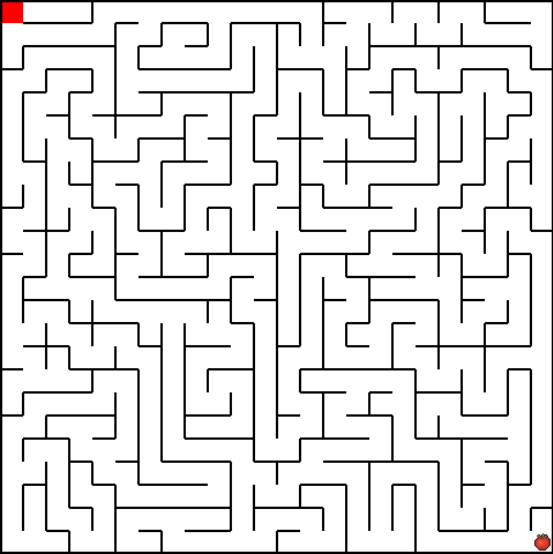
#> input picture Mazes/Maze.toys/Screenshot 2024-11-17 180352.png, 553 x 554 px
$ jupyter execute Depth-first.ipynb
#> lines starting #> are read from the running program, lines starting #| are printed output that depends on the picture; after the words box and inside, x2 and y2 are one past the last pixel; in counts of white or black regions, pixels touching at a corner belong together
## DEPTH FIRST SEARCH ALGORITHM

[cell 1]
import matplotlib.pylab as plt
from skimage.morphology import skeletonize
import numpy as np

### Import of images and definition of start and end points

[cell 2]
img_name = 'Mazes/Maze.toys/Screenshot 2024-11-17 180352.png' # File name
rgb_img = plt.imread(img_name)
#> rgb_img is the input picture: shape (554, 553, 4) float32; mean R, G, B, A 0.895, 0.893, 0.893, 1

plt.figure(figsize=(14, 14))
plt.imshow(rgb_img)
x0, y0 = 10, 10 # Start Point
x1, y1 = 540, 540 # End Point

plt.plot(x0, y0, 'gx', markersize=14)
plt.plot(x1, y1, 'rx', markersize=14)
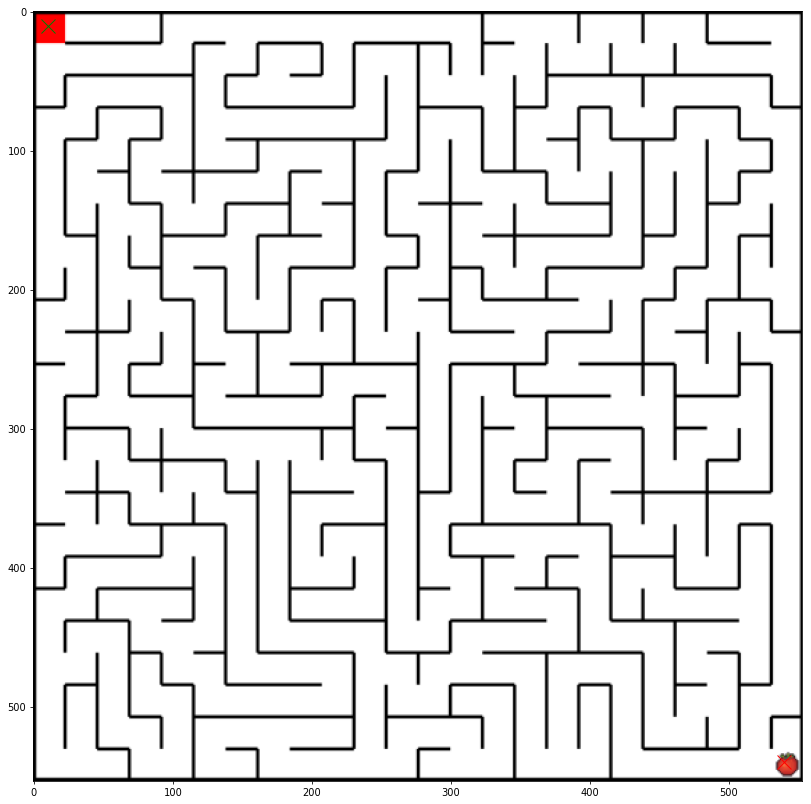
#> figure drawn by matplotlib, 1 panel

### Skeleton path of image calculation

[cell 3]
if rgb_img.shape.__len__() > 2:
    thr_img = rgb_img[:, :, 0] > np.max(rgb_img[:, :, 0]) / 2
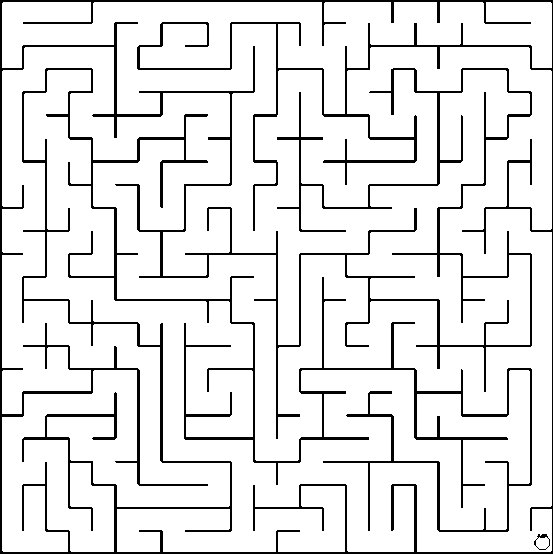
#> thr_img: shape (554, 553) bool; 89.9% white; 2 black regions, box (x1, y1, x2, y2) and area: (0, 0, 553, 554) 30901, (534, 534, 550, 550) 66
else:
    thr_img = rgb_img > np.max(rgb_img) / 2

skeleton = skeletonize(thr_img)
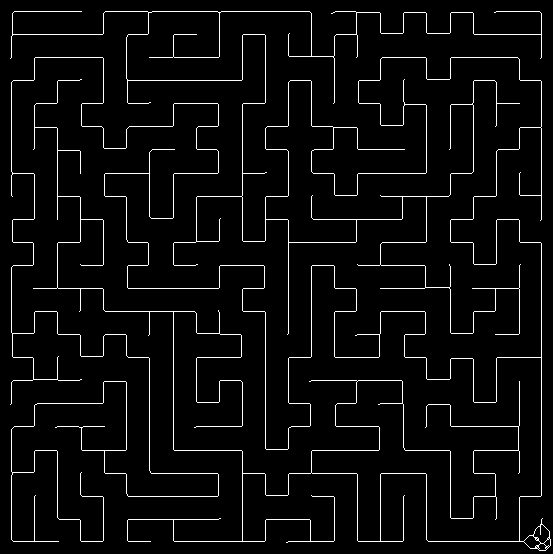
#> skeleton: shape (554, 553) bool; 4.2% white in thin lines or dots

plt.figure(figsize=(14, 14))
plt.imshow(skeleton)

# map of routes.
mapT = ~skeleton
#> mapT: shape (554, 553) bool; 95.8% white; black in thin lines or dots
plt.imshow(mapT)
plt.plot(x0, y0, 'gx', markersize=14)
plt.plot(x1, y1, 'rx', markersize=14)
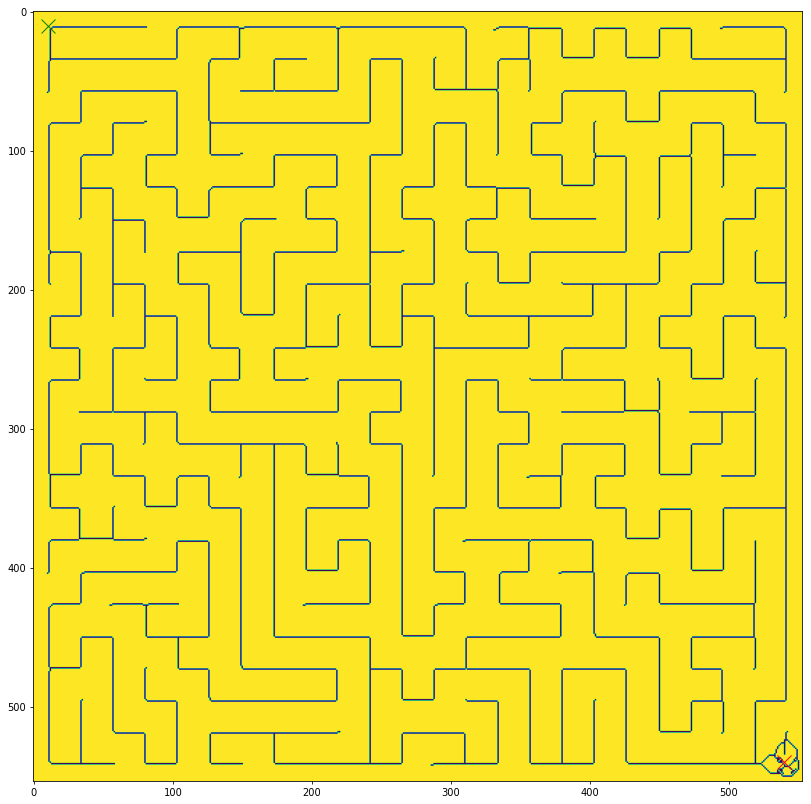
#> figure drawn by matplotlib, 1 panel

### Breadth first search algorithm

[cell 4]
_mapt = np.copy(mapT)

# searching for our end point and connect to the path.
boxr = 30

# Just a little safety check, if the points are too near the edge, it will error.
if y1 < boxr: y1 = boxr
if x1 < boxr: x1 = boxr

cpys, cpxs = np.where(_mapt[y1 - boxr:y1 + boxr, x1 - boxr:x1 + boxr] == 0)
#> cpys = 177 values from 0 to 40; cpxs = 177 values, max 40 at index 97, min 0 at index 105, mean 24.14
# calibrate points to main scale.
cpys += y1 - boxr
#> cpys = 177 values from 510 to 550
cpxs += x1 - boxr
#> cpxs = 177 values, max 550 at index 97, min 510 at index 105, mean 534.1
# find closest point of possible path end points
idx = np.argmin(np.sqrt((cpys - y1) ** 2 + (cpxs - x1) ** 2))
#> idx = 119
y, x = cpys[idx], cpxs[idx]
#> y = 541; x = 539

pts_x = [x]
#> pts_x = [539]
pts_y = [y]
#> pts_y = [541]
pts_c = [0]

# mesh of displacements.
xmesh, ymesh = np.meshgrid(np.arange(-1, 2), np.arange(-1, 2))
ymesh = ymesh.reshape(-1)
xmesh = xmesh.reshape(-1)

dst = np.zeros((thr_img.shape))

# Depth-first algorithm exploring a tree
while True:
    # update distance.
    idc = -1
    ct = pts_c.pop(idc)
    x = pts_x.pop(idc)
    y = pts_y.pop(idc)
    # Search 3x3 neighbourhood for possible
    ys, xs = np.where(_mapt[y - 1:y + 2, x - 1:x + 2] == 0)
    # Invalidate these point from future searches.
    _mapt[ys + y - 1, xs + x - 1] = ct
    _mapt[y, x] = 9999999
    # set the distance in the distance image.
    dst[ys + y - 1, xs + x - 1] = ct + 1
    # extend our list.
    pts_x.extend(xs + x - 1)
    pts_y.extend(ys + y - 1)
    pts_c.extend([ct + 1] * xs.shape[0])
    # If we run out of points.
    if pts_x == []:
        break
    if np.sqrt((x - x0) ** 2 + (y - y0) ** 2) < boxr:
        edx = x
        edy = y
        break
#> this loop made 7228 passes
#> (x, y, ys, xs) on passes 2 to 4: (540, 542, [1, 2, 2], [1, 1, 2]), (541, 543, [1], [2]), (542, 543, [1], [2])
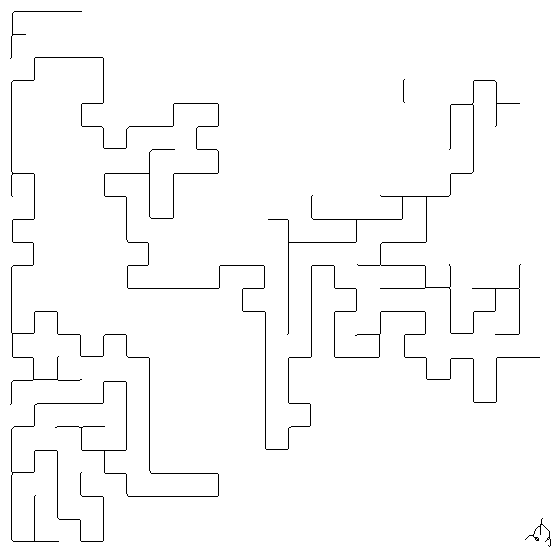
#> _mapt: shape (554, 553) bool; 98.1% white; black in thin lines or dots
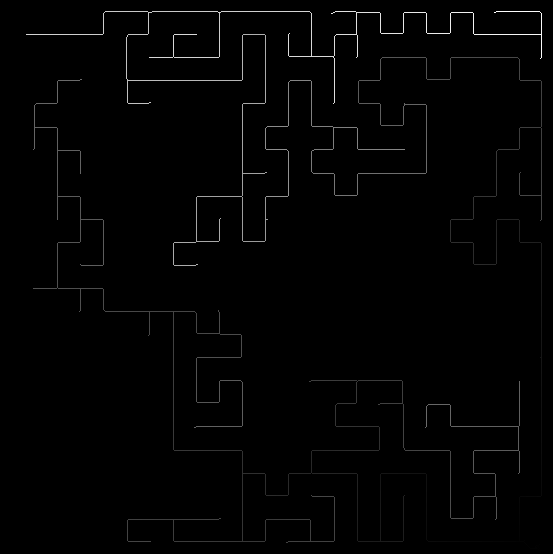
#> dst: shape (554, 553) float64; min 0, max 2912, mean 28.5; drawn with min black and max white
#> after the loop, pts_c = [1, 1, 2, 2, 5, 8, 8, 9, 10, 19, 21, 25, 39, 245, 1145, 1146, 1738, 1739, 1849, 2418]; pts_x = [538, 539, 540, 540, 544, 547, 545, 545, 548, 537, 537, 535, 524, 540, 404, 404, 265, 267, 242, 26]; pts_y = [540, 541, 542, 543, 542, 546, 547, 548, 547, 548, 546, 547, 540, 357, 104, 103, 219, 219, 173, 34]
plt.figure(figsize=(14, 14))
plt.imshow(dst)

path_x = []
path_y = []

y = edy
x = edx
# Traces best path
while True:
    nbh = dst[y - 1:y + 2, x - 1:x + 2]
    nbh[1, 1] = 9999999
    nbh[nbh == 0] = 9999999
    # If we reach a dead-end
    if np.min(nbh) == 9999999:
        break
    idx = np.argmin(nbh)
    # find direction
    y += ymesh[idx]
    x += xmesh[idx]

    if np.sqrt((x - x1) ** 2 + (y - y1) ** 2) < boxr:
        print('Optimum route found.')
        break
    path_y.append(y)
    path_x.append(x)
#> this loop made 2354 passes
#> after the loop, path_x = 2353 values, max 541 at index 1640, min 28 at index 0, mean 361.9; path_y = 2353 values, max 518 at index 2352, min 11 at index 97, mean 159.2; x = 519; y = 519

### The moment of truth

[cell 5]
plt.figure(figsize=(14, 14))
plt.imshow(rgb_img)
plt.plot(path_x, path_y, 'r-', linewidth=5)
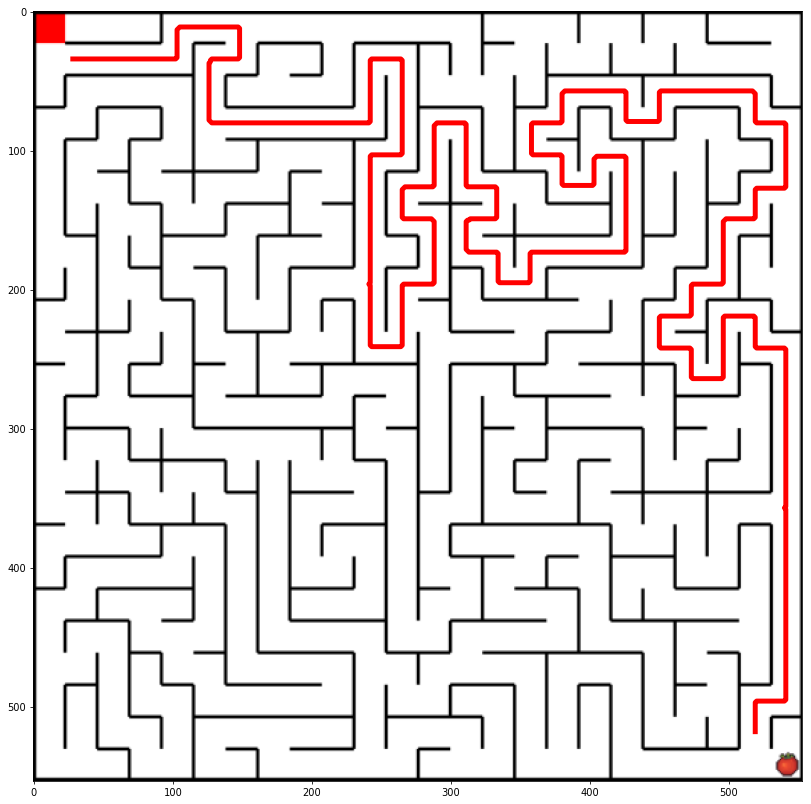
#> figure drawn by matplotlib, 1 panel

$ run again, with Mazes/Maze.toys/Screenshot 2024-05-15 163044.png copied over Mazes/Maze.toys/Screenshot 2024-11-17 180352.png
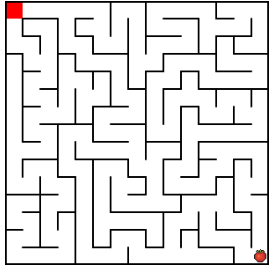
#> input picture Mazes/Maze.toys/Screenshot 2024-05-15 163044.png, 272 x 267 px
#> rgb_img is the input picture: shape (267, 272, 4) float32; mean R, G, B, A 0.891, 0.887, 0.887, 1
#> `thr_img = rgb_img[:, :, 0] > np.max(rgb_img[:, :, 0]) / 2`:
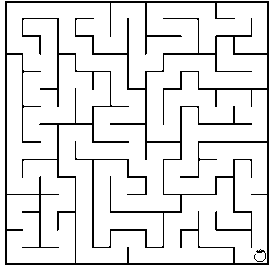
#> thr_img: shape (267, 272) bool; 89.6% white; black in thin lines or dots
#> skeleton: shape (267, 272) bool; 6.8% white in thin lines or dots
#> mapT: shape (267, 272) bool; 93.2% white; black in thin lines or dots
#> `[cell 3] if rgb_img.shape.__len__() > 2: thr_img = rgb_img[:, :, 0] > ..`:
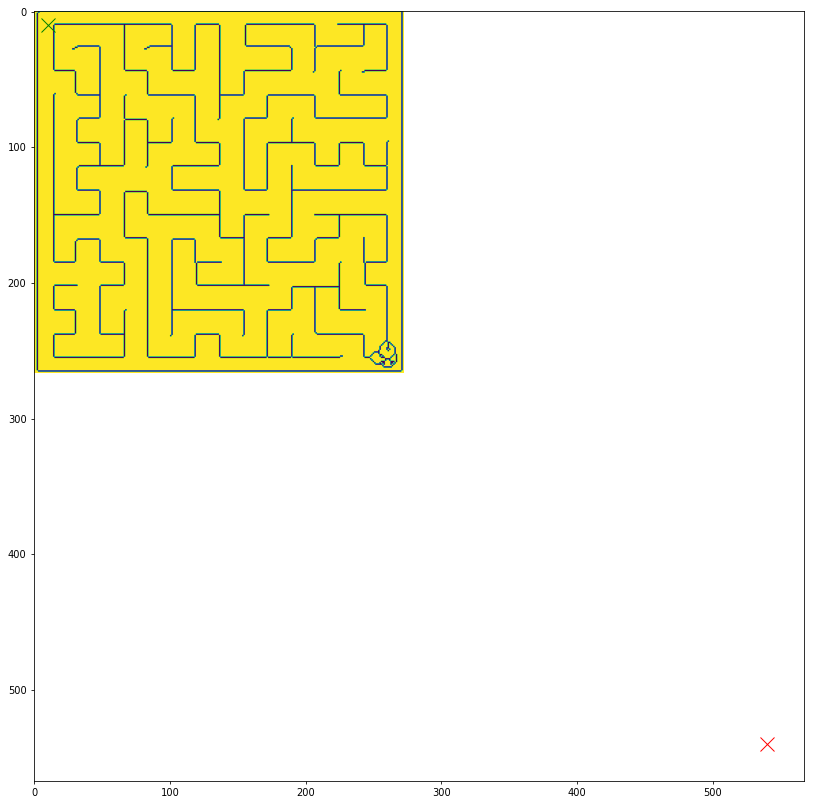
#> figure drawn by matplotlib, 1 panel
#> cpys = empty array

$ run again, with Mazes/Maze.toys/Screenshot 2024-05-15 164633.png copied over Mazes/Maze.toys/Screenshot 2024-11-17 180352.png
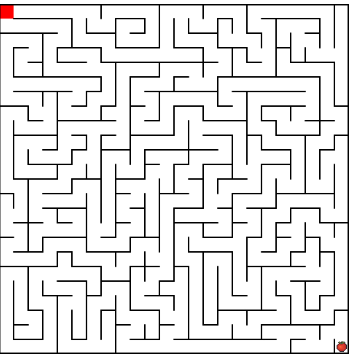
#> input picture Mazes/Maze.toys/Screenshot 2024-05-15 164633.png, 351 x 357 px
#> rgb_img is the input picture: shape (357, 351, 4) float32; mean R, G, B, A 0.898, 0.896, 0.896, 1
#> `thr_img = rgb_img[:, :, 0] > np.max(rgb_img[:, :, 0]) / 2`:
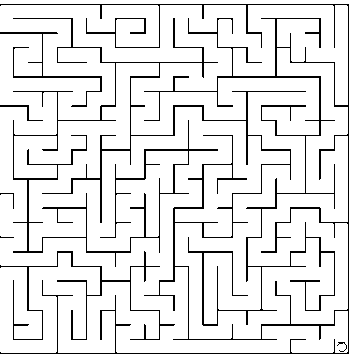
#> thr_img: shape (357, 351) bool; 90.6% white; black in thin lines or dots
#> skeleton: shape (357, 351) bool; 7.4% white in thin lines or dots
#> mapT: shape (357, 351) bool; 92.6% white; black in thin lines or dots
#> `[cell 3] if rgb_img.shape.__len__() > 2: thr_img = rgb_img[:, :, 0] > ..`:
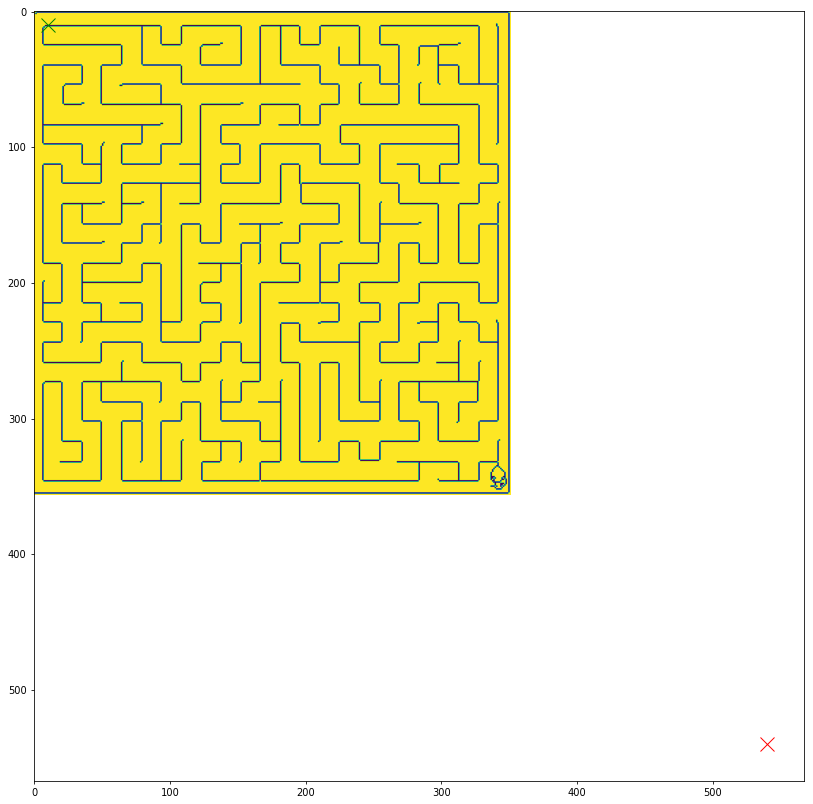
#> figure drawn by matplotlib, 1 panel
#> cpys = empty array

$ run again, with Mazes/Maze.toys/Screenshot 2024-05-15 165045.png copied over Mazes/Maze.toys/Screenshot 2024-11-17 180352.png
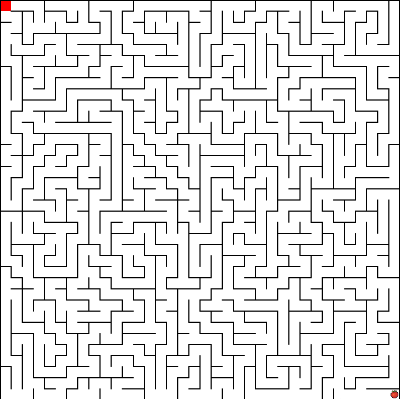
#> input picture Mazes/Maze.toys/Screenshot 2024-05-15 165045.png, 400 x 399 px
#> rgb_img is the input picture: shape (399, 400, 4) float32; mean R, G, B, A 0.898, 0.897, 0.897, 1
#> thr_img: shape (399, 400) bool; 90.1% white; black in thin lines or dots
#> skeleton: shape (399, 400) bool; 8.5% white in thin lines or dots
#> mapT: shape (399, 400) bool; 91.5% white; black in thin lines or dots
#> `[cell 3] if rgb_img.shape.__len__() > 2: thr_img = rgb_img[:, :, 0] > ..`:
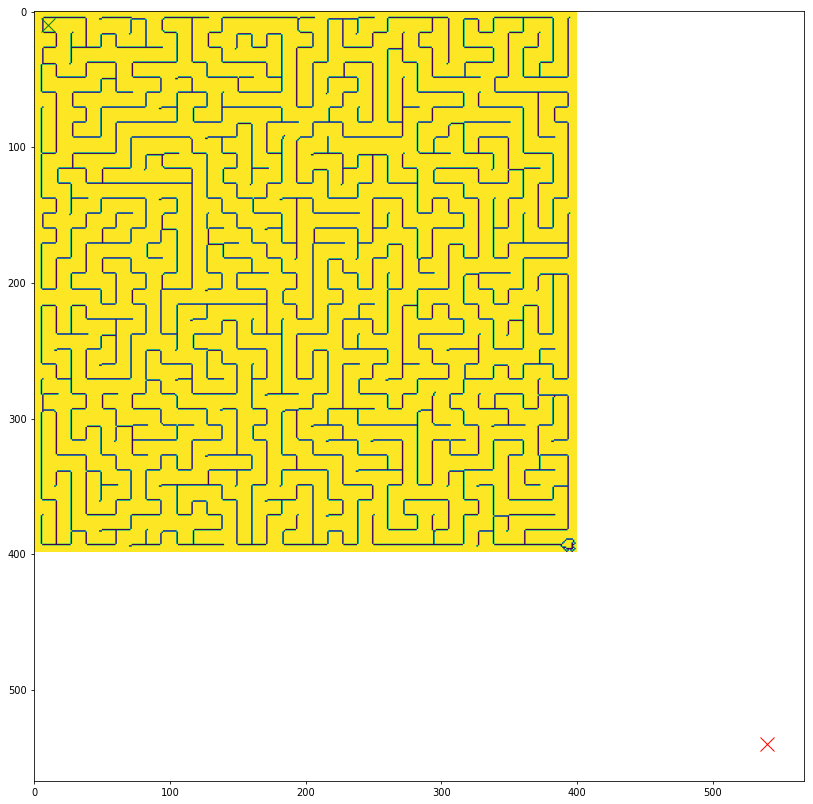
#> figure drawn by matplotlib, 1 panel
#> cpys = empty array
